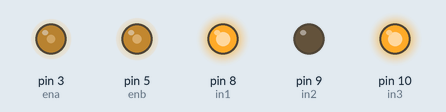
This sketch was run on a simulated Arduino Uno, built with avr-gcc and run on an emulated ATmega328P. On the bench: output pins drawn as LEDs (lit = HIGH).

Above: at 0.1 s.
Timing chart, 0 to 1.6 s (numbered marks = the images above):
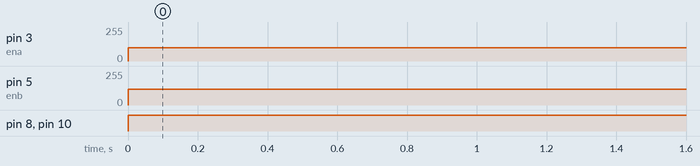

Measured:
- by itself, pin 3 (ena): 0/255 → 100/255 at 0.00 s
- by itself, pin 5 (enb): 0/255 → 120/255 at 0.00 s
- by itself, pin 8 (in1), pin 10 (in3): LOW → HIGH at 0.00 s

The sketch:

line_follower_wednesday.ino
```cpp
#define in1 8
#define in2 9
#define ena 3
#define in3 10
#define in4 11
#define enb 5

int speeed = 100;
void setup() {
  // put your setup code here, to run once:
  pinMode(in1,OUTPUT);
  pinMode(in2,OUTPUT);
  pinMode(ena,OUTPUT);
  pinMode(in2,OUTPUT);
  pinMode(in3,OUTPUT);
  pinMode(enb,OUTPUT);
  Serial.begin(9600);

}

void loop() {
  // put your main code here, to run repeatedly:
  forward();


}

void forward()
{
  digitalWrite(in1,HIGH);
  digitalWrite(in2,LOW);
  analogWrite(ena,speeed);

  digitalWrite(in3,HIGH);
  digitalWrite(in4,LOW);
  analogWrite(enb,speeed + 20);
}
```
